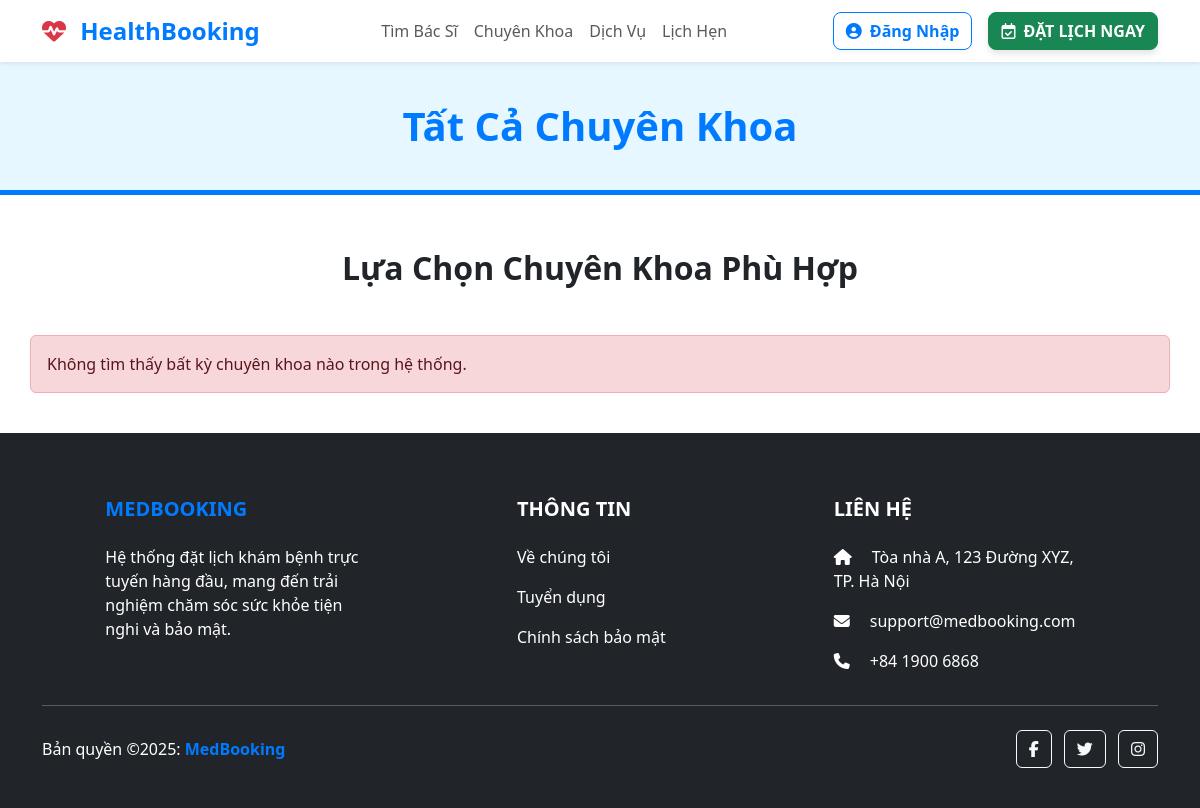
Before: /chuyen-khoa.php with the older database file.
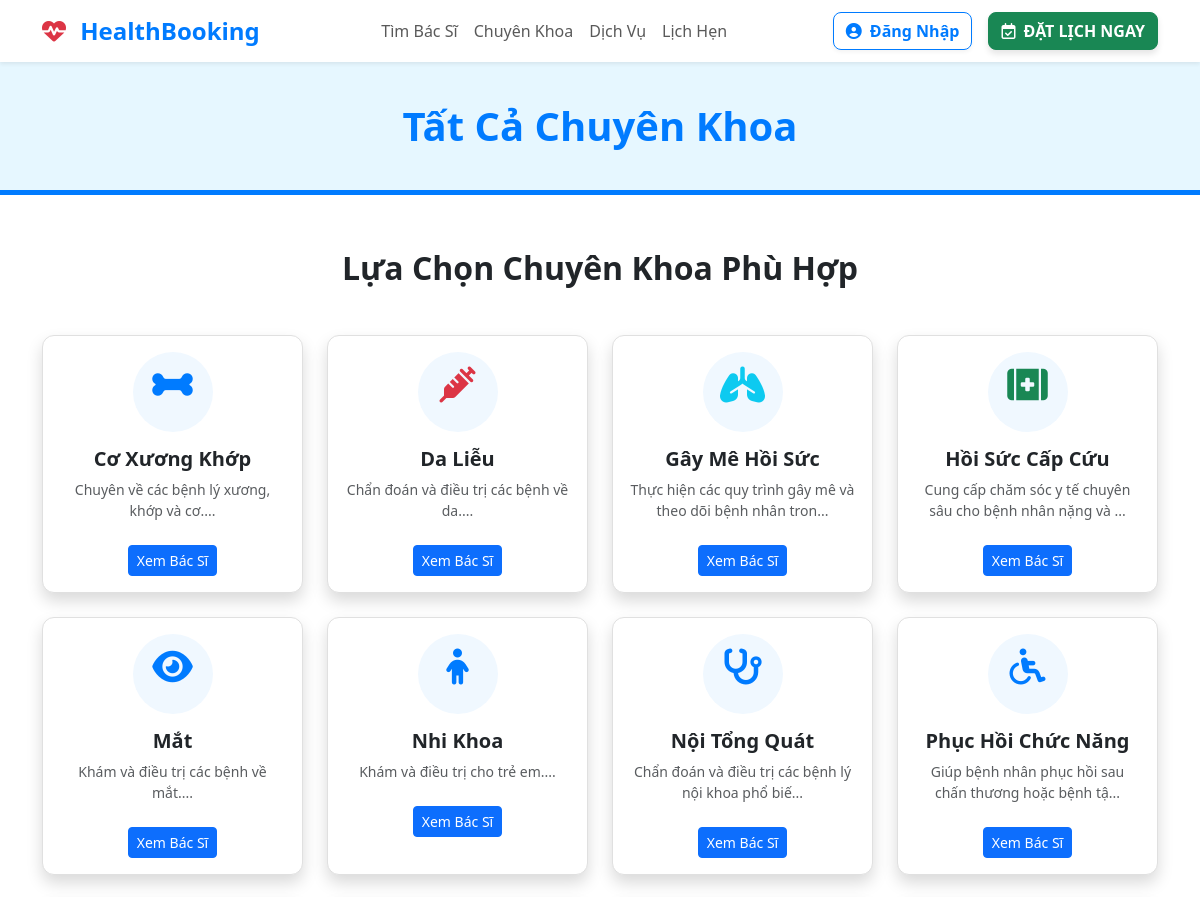
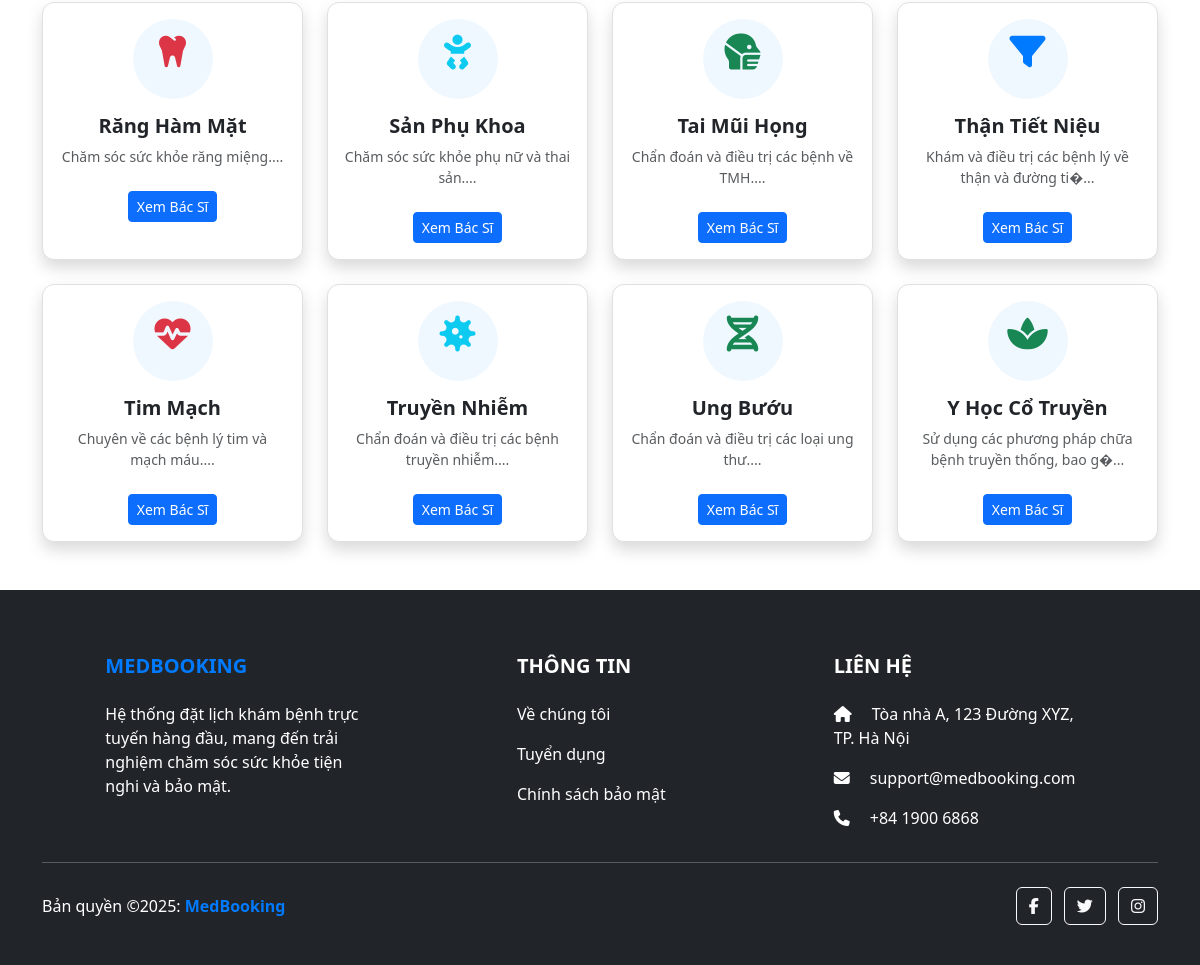
After: the same page with the newer database file (2 pictures, top to bottom).
### tables this page shows
CREATE TABLE `departments` (
  `department_id` int(11) NOT NULL,
  `department_name` varchar(100) NOT NULL,
  `icon_class` varchar(50) DEFAULT NULL,
  `description` text DEFAULT NULL
);

### includes/logic_chuyen_khoa.php (called while the page is built, shortened)
<?php
$selected_department = $_GET['dept'] ?? null;
$page_title = "Tất Cả Chuyên Khoa";
global $pdo;
$sql_all_departments = "SELECT department_name, icon_class, description FROM Departments ORDER BY department_name ASC";
$stmt_all_departments = $pdo->prepare($sql_all_departments);
$stmt_all_departments->execute();
$all_departments = $stmt_all_departments->fetchAll();
?>

### chuyen-khoa.php (the view, shortened to what this page needs)
<?php require_once 'includes/logic_chuyen_khoa.php'; ?>
<!DOCTYPE html>
<html lang="vi">
<head>
    <link href="https://cdn.jsdelivr.net/npm/bootstrap@5.3.3/dist/css/bootstrap.min.css" rel="stylesheet">
    <link rel="stylesheet" href="https://cdnjs.cloudflare.com/ajax/libs/font-awesome/6.5.2/css/all.min.css">
    <link href="css/chuyen_khoa.css" rel="stylesheet">
</head>
<body>
    <?php include 'includes/header.php'; ?>
    <main>
        <section class="page-header-banner">
            <div class="container">
                <h1 class="fw-bolder text-primary text-center mb-0"><?php echo $page_title; ?></h1>
            </div>
        </section>
        <div class="container py-4">
            <?php if ($selected_department): ?>
                <a href="chuyen-khoa.php" class="btn btn-outline-secondary mb-4"><i class="fas fa-arrow-left me-2"></i>Xem
                    Tất Cả Chuyên Khoa</a>
                <div class="row">
                    <?php if (!empty($doctors_by_department)): ?>
                        <?php foreach ($doctors_by_department as $doctor): ?>
                            <div class="col-12 mb-4">
                                <div class="card doctor-card shadow p-3">
                                    <div class="row g-0">
                                        <div class="col-md-2 text-center">
                                            <img src="<?php echo htmlspecialchars($doctor['image']); ?>"
                                                class="rounded-circle shadow doctor-avatar mb-3 mb-md-0"
                                                alt="<?php echo htmlspecialchars($doctor['full_name']); ?>">
                                        </div>
                                        <div class="col-md-7">
                                            <div class="card-body py-0 py-md-2">
                                                <a href="chi-tiet-bac-si.php?id=<?php echo $doctor['doctor_id']; ?>"
                                                    class="text-decoration-none text-dark">
                                                    <h5 class="card-title fw-bold text-primary">
                                                        <?php echo htmlspecialchars($doctor['full_name']); ?>
                                                    </h5>
                                                </a>
                                                <p class="card-text text-secondary mb-1">Chuyên khoa:
                                                    **<?php echo htmlspecialchars($doctor['department_name']); ?>**</p>
                                                <p class="card-text small text-muted fst-italic mt-2">
                                                    <?php echo htmlspecialchars($doctor['short_bio']); ?>
                                                </p>
                                            </div>
                                        </div>
                                        <div
                                            class="col-md-3 text-center d-flex flex-column justify-content-center align-items-center">
                                            <p class="text-warning h5 mb-2">
                                                <?php echo render_stars($doctor['rating']); ?>
                                            </p>
                                            <p class="small text-muted mb-3">(<?php echo number_format($doctor['rating'], 1); ?>/5
                                                điểm)</p>
                                            <a href="dat-lich.php?id=<?php echo $doctor['doctor_id']; ?>"
                                                class="btn btn-success w-75 mb-2">
                                                <i class="far fa-calendar-check me-1"></i> Đặt Lịch
                                            </a>
                                            <a href="chi-tiet-bac-si.php?id=<?php echo $doctor['doctor_id']; ?>"
                                                class="btn btn-outline-info w-75">Xem Hồ Sơ</a>
                                        </div>
                                    </div>
                                </div>
                            </div>
                        <?php endforeach; ?>
                    <?php else: ?>
                        <p class="alert alert-warning text-center">Hiện chưa có bác sĩ nào đang hoạt động trong chuyên khoa này.
                        </p>
                    <?php endif; ?>
                </div>
            <?php else: ?>
                <h2 class="mb-5 fw-bold text-center text-dark">Lựa Chọn Chuyên Khoa Phù Hợp</h2>
                <div class="row">
                    <?php
                    if (!empty($all_departments)):
                        foreach ($all_departments as $dept):
                            $icon_colors = ['text-danger', 'text-info', 'text-success', 'text-primary'];
                            $color_class = $icon_colors[array_rand($icon_colors)];
                            ?>
                            <div class="col-lg-3 col-md-4 col-sm-6 mb-4">
                                <div class="card dept-card shadow h-100">
                                    <div class="card-body text-center">
                                        <div class="icon-wrapper">
                                            <i
                                                class="fas <?php echo htmlspecialchars($dept['icon_class']); ?> <?php echo $color_class; ?>"></i>
                                        </div>
                                        <h5 class="card-title fw-bold"><?php echo htmlspecialchars($dept['department_name']); ?>
                                        </h5>
                                        <p class="card-text small text-muted mb-3">
                                            <?php echo htmlspecialchars(substr($dept['description'], 0, 70)); ?>...
                                        </p>
                                        <a href="chuyen-khoa.php?dept=<?php echo urlencode($dept['department_name']); ?>"
                                            class="btn btn-sm btn-primary mt-2">Xem Bác Sĩ</a>
                                    </div>
                                </div>
                            </div>
                            <?php
                        endforeach;
                    else:
                        echo '<p class="alert alert-danger">Không tìm thấy bất kỳ chuyên khoa nào trong hệ thống.</p>';
                    endif;
                    ?>
                </div>
            <?php endif; ?>
        </div>
    </main>
    <?php include 'includes/footer.php'; ?>
</body>
</html>

### includes/header.php (shortened to what this page needs)
<?php
$is_logged_in = isset($_SESSION['user_id']) && !empty($_SESSION['user_id']);
$user_name = $_SESSION['user_name'] ?? 'Tài Khoản';
?>
<nav class="navbar navbar-expand-lg navbar-light bg-white shadow-sm sticky-top">
    <div class="container">
        <a class="navbar-brand" href="index.php">
            <i class="fas fa-heartbeat me-2 text-danger"></i> HealthBooking
        </a>
        <div class="collapse navbar-collapse" id="navbarNav">
            <ul class="navbar-nav mx-auto">
                <li class="nav-item">
                    <a class="nav-link" href="tim-bac-si.php">Tìm Bác Sĩ</a>
                </li>
                <li class="nav-item">
                    <a class="nav-link" href="chuyen-khoa.php">Chuyên Khoa</a>
                </li>
                <li class="nav-item">
                    <a class="nav-link" href="dich-vu.php">Dịch Vụ</a>
                </li>
                <li class="nav-item">
                    <a class="nav-link" href="lich-hen.php">Lịch Hẹn</a>
                </li>
            </ul>
            <div class="d-flex align-items-center">
                <?php if ($is_logged_in): ?>
                    <div class="dropdown d-none d-lg-inline-block me-3">
                        <button class="btn btn-outline-primary dropdown-toggle header-login-btn" type="button"
                            aria-expanded="false">
                            <i class="fas fa-user-circle me-1"></i> Xin chào, <?php echo htmlspecialchars($user_name); ?>
                        </button>
                        <ul class="dropdown-menu">
                            <li><a class="dropdown-item" href="lich-hen.php"><i class="far fa-calendar-alt me-2"></i> Lịch
                                    Hẹn Của Tôi</a></li>
                            <li><a class="dropdown-item" href="thong-tin-ca-nhan.php"><i class="fas fa-cog me-2"></i> Quản
                                    lý Hồ sơ</a></li>
                            <li>
                                <hr class="dropdown-divider">
                            </li>
                            <li><a class="dropdown-item text-danger" href="logout.php"><i
                                        class="fas fa-sign-out-alt me-2"></i> Đăng Xuất</a></li>
                        </ul>
                    </div>
                <?php else: ?>
                    <a href="login.php" class="btn btn-outline-primary me-3 header-login-btn d-none d-lg-inline-block">
                        <i class="fas fa-user-circle me-1"></i> Đăng Nhập
                    </a>
                <?php endif; ?>
                <a href="dat-lich.php" class="btn btn-success header-cta-btn d-none d-lg-inline-block">
                    <i class="far fa-calendar-check me-1"></i> ĐẶT LỊCH NGAY
                </a>
            </div>
        </div>
    </div>
</nav>

### includes/footer.php (shortened to what this page needs)
<footer class="bg-dark text-white pt-5 pb-4">
    <div class="container text-center text-md-start">
        <div class="row text-center text-md-start">
            <div class="col-md-3 col-lg-3 col-xl-3 mx-auto mt-3">
                <h5 class="text-uppercase mb-4 fw-bold text-primary">MedBooking</h5>
                <p>Hệ thống đặt lịch khám bệnh trực tuyến hàng đầu, mang đến trải nghiệm chăm sóc sức khỏe tiện nghi
                    và bảo mật.</p>
            </div>
            <div class="col-md-2 col-lg-2 col-xl-2 mx-auto mt-3">
                <h5 class="text-uppercase mb-4 fw-bold">Thông tin</h5>
                <p><a href="#" class="text-white" style="text-decoration: none;">Về chúng tôi</a></p>
                <p><a href="#" class="text-white" style="text-decoration: none;">Tuyển dụng</a></p>
                <p><a href="#" class="text-white" style="text-decoration: none;">Chính sách bảo mật</a></p>
            </div>
            <div class="col-md-4 col-lg-3 col-xl-3 mx-auto mt-3">
                <h5 class="text-uppercase mb-4 fw-bold">Liên hệ</h5>
                <p><i class="fas fa-home me-3"></i> Tòa nhà A, 123 Đường XYZ, TP. Hà Nội</p>
                <p><i class="fas fa-envelope me-3"></i> support@medbooking.com</p>
                <p><i class="fas fa-phone me-3"></i> +84 1900 6868</p>
            </div>
        </div>
        <hr class="mb-4">
        <div class="row align-items-center">
            <div class="col-md-7 col-lg-8">
                <p>Bản quyền ©2025: <a href="#" style="text-decoration: none;"><strong
                            class="text-primary">MedBooking</strong></a></p>
            </div>
            <div class="col-md-5 col-lg-4">
                <div class="text-center text-md-end">
                    <ul class="list-unstyled list-inline">
                        <li class="list-inline-item">
                            <a href="#" class="btn btn-outline-light"><i class="fab fa-facebook-f"></i></a>
                        </li>
                        <li class="list-inline-item">
                            <a href="#" class="btn btn-outline-light"><i class="fab fa-twitter"></i></a>
                        </li>
                        <li class="list-inline-item">
                            <a href="#" class="btn btn-outline-light"><i class="fab fa-instagram"></i></a>
                        </li>
                    </ul>
                </div>
            </div>
        </div>
    </div>
</footer>
</body>
</html>

### css/chuyen_khoa.css (style rules this page uses)
.page-header-banner { background-color: #e6f7ff; padding: 40px 0; margin-bottom: 30px; border-bottom: 5px solid #007bff; }
.dept-card, .doctor-card { border-radius: 12px; transition: transform 0.3s, box-shadow 0.3s; border: 1px solid #e0e0e0; background-color: #ffffff; }
.icon-wrapper { width: 80px; height: 80px; line-height: 80px; margin: 0 auto 15px; border-radius: 50%; background-color: #f0f8ff; }
.icon-wrapper .fas { font-size: 36px; }
.text-primary { color: #007bff !important; }

### includes/header.php (style rules this page uses)
.header-login-btn { font-weight: 600; border-radius: 8px; transition: all 0.3s ease; box-shadow: 0 2px 4px rgba(0, 0, 0, 0.05); color: #007bff; border-color: #007bff; }
.header-cta-btn { background-color: #198754 !important; border-color: #198754 !important; font-weight: bold; transition: all 0.3s ease; box-shadow: 0 4px 6px rgba(0, 0, 0, 0.1); border-radius: 8px; }
.navbar-brand { font-weight: 700; font-size: 1.5rem; color: #007bff !important; }

Changed rows visible on the page:
added departments: department_name "Cơ Xương Khớp", description "Chuyên về các bệnh lý xương, khớp và cơ."
added departments: department_name "Da Liễu", description "Chẩn đoán và điều trị các bệnh về da."
added departments: department_name "Gây Mê Hồi Sức", description "Thực hiện các quy trình gây mê và theo dõi bệnh nhân tron"
added departments: department_name "Hồi Sức Cấp Cứu", description "Cung cấp chăm sóc y tế chuyên sâu cho bệnh nhân nặng và"
added departments: department_name "Mắt", description "Khám và điều trị các bệnh về mắt."
added departments: department_name "Nhi Khoa", description "Khám và điều trị cho trẻ em."
added departments: department_name "Nội Tổng Quát", description "Chẩn đoán và điều trị các bệnh lý nội khoa phổ biế"
added departments: department_name "Phục Hồi Chức Năng", description "Giúp bệnh nhân phục hồi sau chấn thương hoặc bệnh tậ"
added departments: department_name "Răng Hàm Mặt", description "Chăm sóc sức khỏe răng miệng."
added departments: department_name "Sản Phụ Khoa", description "Chăm sóc sức khỏe phụ nữ và thai sản."
added departments: department_name "Tai Mũi Họng", description "Chẩn đoán và điều trị các bệnh về TMH."
added departments: department_name "Thận Tiết Niệu", description "Khám và điều trị các bệnh lý về thận và đường ti�"
added departments: department_name "Tim Mạch", description "Chuyên về các bệnh lý tim và mạch máu."
added departments: department_name "Truyền Nhiễm", description "Chẩn đoán và điều trị các bệnh truyền nhiễm."
added departments: department_name "Ung Bướu", description "Chẩn đoán và điều trị các loại ung thư."
added departments: department_name "Y Học Cổ Truyền", description "Sử dụng các phương pháp chữa bệnh truyền thống, bao g�"
Other visible differences:
text no longer shown: "Không tìm thấy bất kỳ chuyên khoa nào trong hệ thống."
